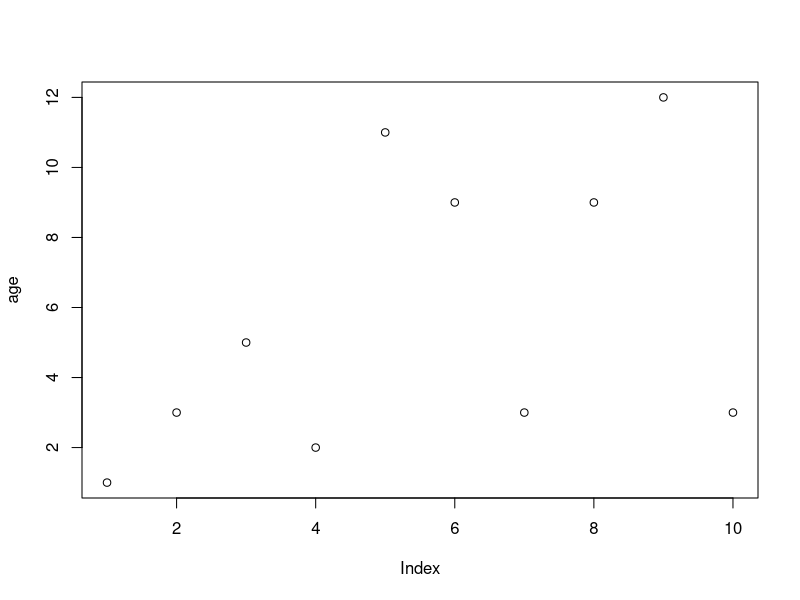
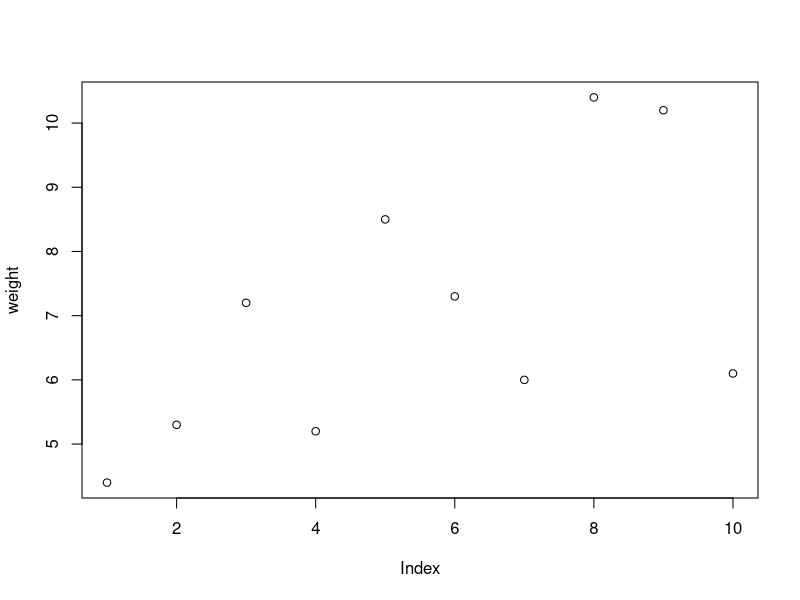
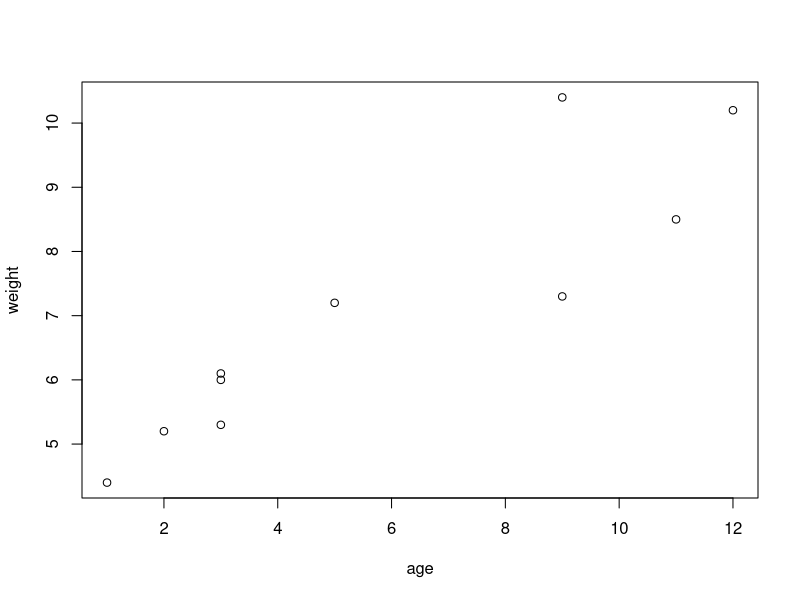
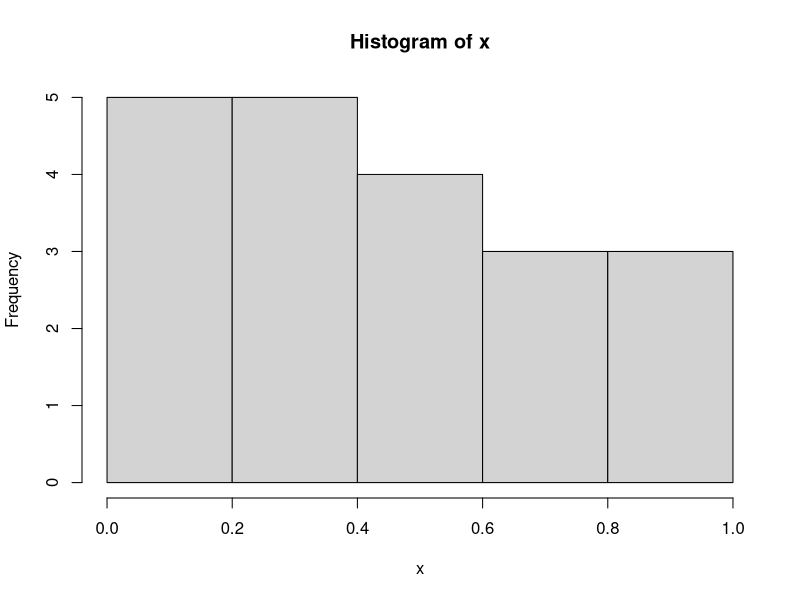

R code for these plots, in order: (Note: this script raises an error after producing the figures.)
# Chapter 1 introduction to R

#------------------------------------------------------#
# R in Action: Chapter 1                               #
#------------------------------------------------------#

# In the following code q() is commented out so that
# you don't quit the session

# Listing 1.1 - A Sample R session

age <- c(1, 3, 5, 2, 11, 9, 3, 9, 12, 3)
weight <- c(4.4, 5.3, 7.2, 5.2, 8.5, 7.3, 6, 10.4, 
            10.2, 6.1)
plot(age)
plot(weight)

mean(weight)
sd(weight)
cor(age, weight)
plot(age, weight)
# q()

# Listing 1.2 - An example of commands used to manage
# the R Workspace. Change the next line to one of your 
# directories

setwd("~/DataAnalysis_H/Examples_R/RinAction_book") # change it from '\' to '/'
options()
options(digits=3)

x <- runif(20)
summary(x)

hist(x)
savehistory()
save.image()
# q()

# Listing 1.3 - Working with a new package

help.start()
# install.packages("vcd")
help(package = "vcd")

library(vcd)
help(Arthritis)
Arthritis
example(Arthritis)
# q()
